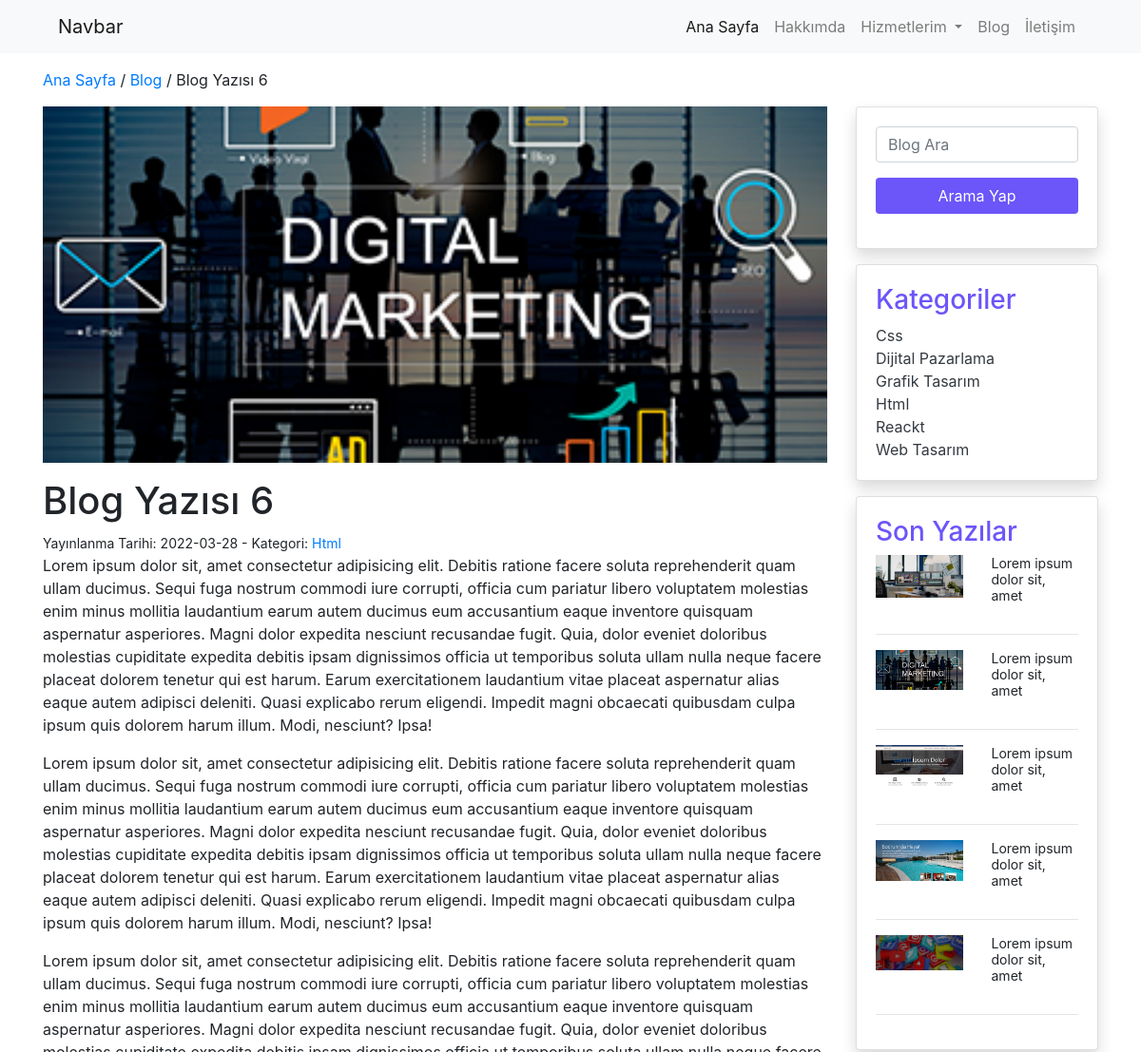
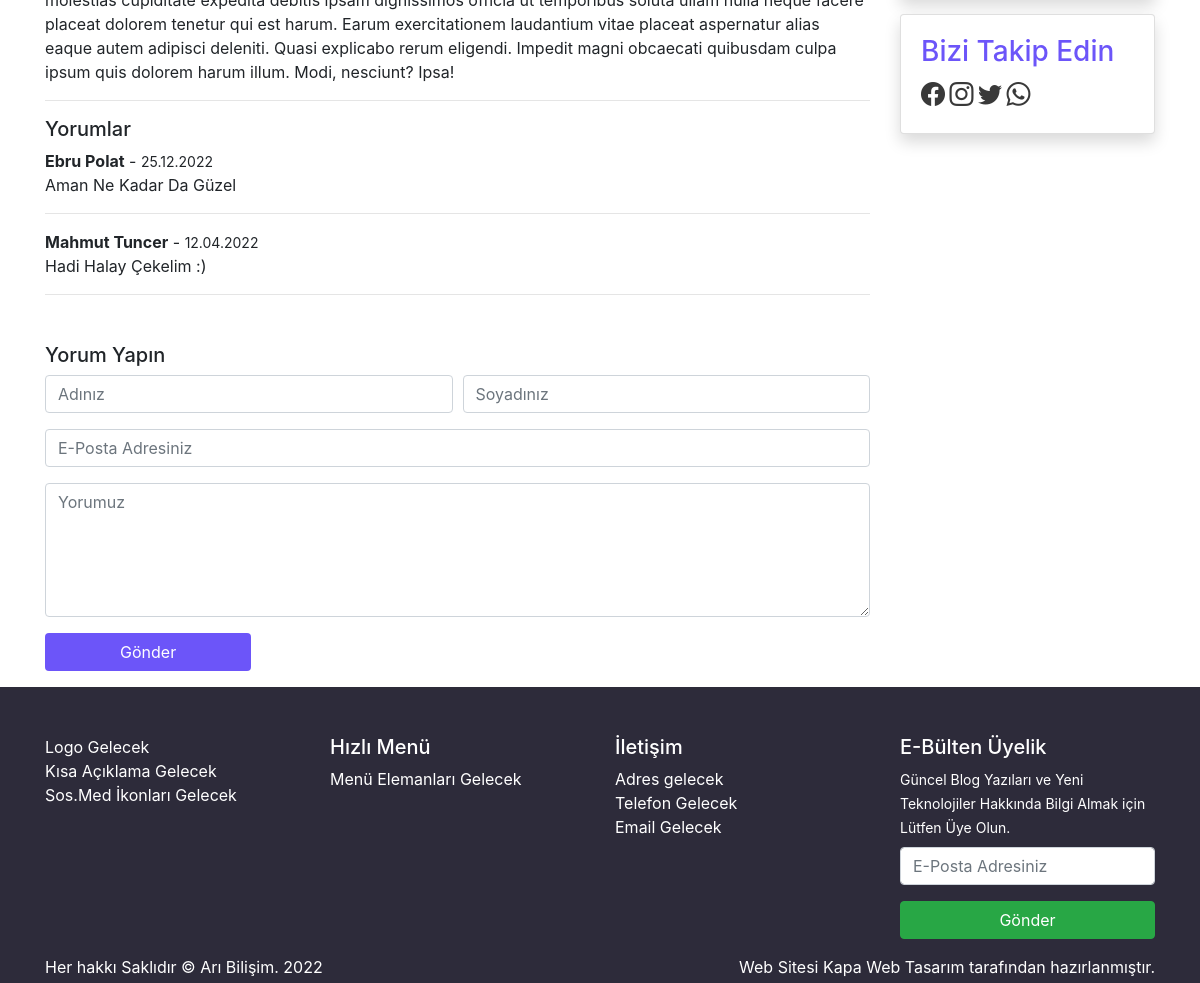
Screenshot of /sample.php?id=6 with the database file from the repository (2 pictures, top to bottom).
### tables this page shows
CREATE TABLE IF NOT EXISTS `yazilar` (
  `id` int(11) NOT NULL AUTO_INCREMENT,
  `baslik` varchar(100) NOT NULL,
  `icerik` text NOT NULL,
  `meta` varchar(160) NOT NULL,
  `foto` varchar(150) NOT NULL,
  `fotoalt` varchar(100) NOT NULL,
  `kategori` varchar(25) NOT NULL,
  `tarih` varchar(11) NOT NULL,
  `durum` varchar(15) NOT NULL,
  PRIMARY KEY (`id`)
);

CREATE TABLE IF NOT EXISTS `yorumlar` (
  `id` int(11) NOT NULL AUTO_INCREMENT,
  `adiniz` varchar(50) NOT NULL,
  `soyadiniz` varchar(50) NOT NULL,
  `email` varchar(100) NOT NULL,
  `yorum` text NOT NULL,
  `baslik` varchar(150) NOT NULL,
  `durum` varchar(15) NOT NULL,
  `tarih` text NOT NULL,
  PRIMARY KEY (`id`)
);

CREATE TABLE IF NOT EXISTS `kategoriler` (
  `id` int(11) NOT NULL AUTO_INCREMENT,
  `kategori` varchar(25) NOT NULL,
  `katturu` varchar(15) NOT NULL,
  `ustkat` varchar(30) NOT NULL,
  `meta` text NOT NULL,
  PRIMARY KEY (`id`)
);

CREATE TABLE IF NOT EXISTS `ayarlar` (
  `id` int(11) NOT NULL AUTO_INCREMENT,
  `adres` varchar(100) NOT NULL,
  `telefon` varchar(15) NOT NULL,
  `email` varchar(100) NOT NULL,
  `harita` text NOT NULL,
  `tanitim` text NOT NULL,
  `logo` varchar(100) NOT NULL,
  `blogbanner` varchar(100) NOT NULL,
  `iletisimbanner` varchar(100) NOT NULL,
  `facebook` varchar(50) NOT NULL,
  `instagram` varchar(50) NOT NULL,
  `twitter` varchar(50) NOT NULL,
  `whatsapp` varchar(100) NOT NULL,
  `analitik` text NOT NULL,
  `konsol` text NOT NULL,
  `piksel` text NOT NULL,
  `copy` varchar(60) NOT NULL,
  PRIMARY KEY (`id`)
);

### sample.php (the view, shortened to what this page needs)
<?php
require_once('header.php');
$id = $_GET['id'];
$sorgu_makale = $db->prepare('select * from yazilar where id=?');
$sorgu_makale->execute(array($id));
$satir_makale = $sorgu_makale->fetch();
?>
<section id="bread" class="py-3">
    <div class="container">
        <div class="row">
            <div class="col-12">
                <a href="index.php">Ana Sayfa</a> / <a href="blog.php">Blog</a> / <?php echo $satir_makale['baslik']; ?>
            </div>
        </div>
    </div>
</section>
<section id="content">
    <div class="container">
        <div class="row">
            <div class="col-md-9">
                <img src="<?php echo substr($satir_makale['foto'], 3); ?>" alt="<?php echo $satir_makale['fotoalt']; ?>" class="w-100 mb-3">
                <h1><?php echo $satir_makale['baslik']; ?></h1>
                <small>Yayınlanma Tarihi: <?php echo $satir_makale['tarih']; ?> - Kategori: <a href="kategoripage.php?kategori=<?php echo $satir_makale['kategori']; ?>"><?php echo $satir_makale['kategori']; ?></a> </small> <br>
                <?php echo $satir_makale['icerik']; ?>
                <hr>
                <h5>Yorumlar</h5>
                <?php
                $sorgu_yorumlar = $db->prepare('select * from yorumlar where durum = "onaylandı" order by id desc');
                $sorgu_yorumlar->execute();
                if ($sorgu_yorumlar->rowCount()) {
                    foreach ($sorgu_yorumlar as $satir_yorumlar) {
                        if ($satir_yorumlar['baslik'] == $satir_makale['baslik']) {
                ?>
                            <strong><?php echo $satir_yorumlar['adiniz'] . ' ' . $satir_yorumlar['soyadiniz']; ?></strong> - <small><?php echo$satir_yorumlar['tarih']; ?></small><br>
                            <p><?php echo $satir_yorumlar['yorum']; ?></p>
                            <hr>
                <?php
                        }
                    }
                }
               ?>
                <h5 class="mt-5">Yorum Yapın</h5>
                <form method="post" class="form-row">
                    <div class="col-md-6">
                        <div class="form-group">
                            <input type="text" name="adiniz" placeholder="Adınız" class="form-control">
                        </div>
                    </div>
                    <div class="col-md-6">
                        <div class="form-group">
                            <input type="text" name="soyadiniz" placeholder="Soyadınız" class="form-control">
                        </div>
                    </div>
                    <div class="col-12">
                        <div class="form-group">
                            <input type="email" name="email" placeholder="E-Posta Adresiniz" class="form-control">
                        </div>
                    </div>
                    <div class="col-12">
                        <div class="form-group">
                            <textarea name="yorum" placeholder="Yorumuz" rows="5" class="form-control"></textarea>
                        </div>
                    </div>
                    <div class="col-12">
                        <div class="form-group">
                            <button type="submit" class="btn btn-mor w-25">Gönder</button>
                        </div>
                    </div>
                </form>
            </div>
            <?php require_once('sidebar.php'); ?>
        </div>
    </div>
</section>
<?php require_once('footer.php'); ?>

### sidebar.php
<div class="col-md-3">
    <div class="row">
        <div class="col-12">
            <div class="card shadow">
                <div class="card-body">
                    <form method="get">
                        <div class="form-group">
                            <input type="search" name="arama" placeholder="Blog Ara" class="form-control">
                        </div>
                        <div class="form-group">
                            <input type="submit" value="Arama Yap" class="btn btn-mor w-100">
                        </div>
                    </form>
                </div>
            </div>
        </div>
    </div>
    <div class="row my-3">
        <div class="col-12">
            <div class="card shadow">
                <div class="card-body">
                    <h3 class="mor">Kategoriler</h3>
                    <?php
                    $sorgu_katlist = $db->prepare('select * from kategoriler order by kategori asc');
                    $sorgu_katlist->execute();
                    if ($sorgu_katlist->rowCount()) {
                        foreach ($sorgu_katlist as $satir_katlist) {
                    ?>
                            <a href="kategoripage.php?kategori=<?php echo $satir_katlist['kategori']; ?>" class="text-dark text-decoration-none"><?php echo $satir_katlist['kategori']; ?></a><br>
                    <?php
                        }
                    }
                    ?>
                </div>
            </div>
        </div>
    </div>
    <div class="row">
        <div class="col-12">
            <div class="card shadow">
                <div class="card-body">
                    <h3 class="mor">Son Yazılar</h3>
                    <?php
                    $sorgu_yazilar = $db->prepare('select * from yazilar order by id desc limit 5');
                    $sorgu_yazilar->execute();
                    if ($sorgu_yazilar->rowCount()) {
                        foreach ($sorgu_yazilar as $satir_yazilar) {
                    ?>
                            <div class="row mt-2">
                                <div class="col-md-6">
                                    <a href="sample.php?id=<?php echo $satir_yazilar['id']; ?>">
                                        <img src="<?php echo substr($satir_yazilar['foto'], 3); ?>" alt="<?php echo $satir_yazilar['fotoalt']; ?>" class="img-fluid">
                                    </a>
                                </div>
                                <div class="col-md-6 smallYazi">
                                    <small><?php echo substr($satir_yazilar['icerik'], 0, 30); ?></small>
                                </div>
                            </div>
                            <hr>
                    <?php
                        }
                    }
                    ?>
                </div>
            </div>
        </div>
    </div>
    <div class="row mt-3 sosmed">
        <div class="col-12">
            <div class="card shadow">
                <div class="card-body">
                    <h3 class="mor">Bizi Takip Edin</h3>
                    <?php
                    $sorgu_sosmed = $db->prepare('select * from ayarlar');
                    $sorgu_sosmed->execute();
                    $satir_sosmed = $sorgu_sosmed->fetch();
                    if ($sorgu_sosmed->rowCount()) {
                    ?>
                        <a href="<?php echo $satir_sosmed['facebook']; ?>" target="_blank"><i class="bi bi-facebook"></i></a>
                        <a href="<?php echo $satir_sosmed['instagram']; ?>" target="_blank"><i class="bi bi-instagram"></i></a>
                        <a href="<?php echo $satir_sosmed['twitter']; ?>" target="_blank"><i class="bi bi-twitter"></i></a>
                        <a href="<?php echo $satir_sosmed['whatsapp']; ?>" target="_blank"><i class="bi bi-whatsapp"></i></a>
                    <?php
                    }
                    ?>
                </div>
            </div>
        </div>
    </div>
</div>

### footer.php (shortened to what this page needs)
<section id="footer" class="pt-5 pb-1 text-white">
    <div class="container">
        <div class="row">
            <div class="col-md-3">
                Logo Gelecek <br> Kısa Açıklama Gelecek <br> Sos.Med İkonları Gelecek
            </div>
            <div class="col-md-3">
                <h5>Hızlı Menü</h5>
                Menü Elemanları Gelecek
            </div>
            <div class="col-md-3">
                <h5>İletişim</h5>
                Adres gelecek <br> Telefon Gelecek <br> Email Gelecek
            </div>
            <div class="col-md-3">
                <h5>E-Bülten Üyelik</h5>
                <small>Güncel Blog Yazıları ve Yeni Teknolojiler Hakkında Bilgi Almak için Lütfen Üye Olun.</small>
                <form method="post" class="mt-2">
                    <div class="form-group">
                        <input type="email" name="email" class="form-control" placeholder="E-Posta Adresiniz">
                    </div>
                    <div class="form-group">
                        <input type="submit" value="Gönder" class="btn btn-success w-100">
                    </div>
                </form>
            </div>
        </div>
        <div class="row">
            <div class="col-md-6">
                <?php
                $sorgu_bottom = $db->prepare('select * from ayarlar order by id desc limit 1');
                $sorgu_bottom->execute();
                $satir_bottom = $sorgu_bottom->fetch();
                echo $satir_bottom['copy'].' '.date('Y');
                ?>
            </div>
            <div class="col-md-6 text-right">
                Web Sitesi <a href="#">Kapa Web Tasarım</a> tarafından hazırlanmıştır.
            </div>
        </div>
    </div>
</section>
</body>
</html>

### css/style.css (style rules this page uses)
#footer { background-color: #2d2b3a; }
#footer a { color: #fff; }
.mor { color: #6c55f9; }
.btn-mor { background-color: #6c55f9; color: #fff; }
.smallYazi p { line-height: 16px !important; }
.sosmed a { color: #393939 !important; font-size: 24px !important; }

### rows the page displays
yazilar: baslik "Blog Yazısı 6", foto (picture), tarih "2022-03-28", kategori "Html", icerik "Lorem ipsum dolor sit, amet consectetur adipisicing elit. Debitis ratione facere soluta reprehenderit quam ullam ducimus. Sequi fuga nostrum commodi iure corrupti, officia cum pariatur libero voluptatem molestias enim minus mollitia laudantium earum autem ducimus eum accusantium eaque inventore quisquam aspernatur asperiores. Magni dolor expedita nesciunt recusandae fugit. Quia, dolor eveniet doloribus molestias cupiditate expedita debitis ipsam dignissimos officia ut temporibus soluta ullam nulla neque facere placeat dolorem tenetur qui est harum. Earum exercitationem laudantium vitae placeat aspernatur alias eaque autem adipisci deleniti. Quasi explicabo rerum eligendi. Impedit magni…", icerik "Lorem ipsum dolor sit, amet"
yorumlar: adiniz "Ebru", soyadiniz "Polat", tarih "25.12.2022", yorum "Aman Ne Kadar Da Güzel"
yorumlar: adiniz "Mahmut", soyadiniz "Tuncer", tarih "12.04.2022", yorum "Hadi Halay Çekelim :)"
kategoriler: kategori "Css"
kategoriler: kategori "Dijital Pazarlama"
kategoriler: kategori "Grafik Tasarım"
kategoriler: kategori "Html"
kategoriler: kategori "Reackt"
kategoriler: kategori "Web Tasarım"
yazilar: foto (picture), icerik "Lorem ipsum dolor sit, amet"
yazilar: foto (picture), icerik "Lorem ipsum dolor sit, amet"
yazilar: foto (picture), icerik "Lorem ipsum dolor sit, amet"
yazilar: foto (picture), icerik "Lorem ipsum dolor sit, amet"
ayarlar: copy "Her hakkı Saklıdır © Arı Bilişim."
